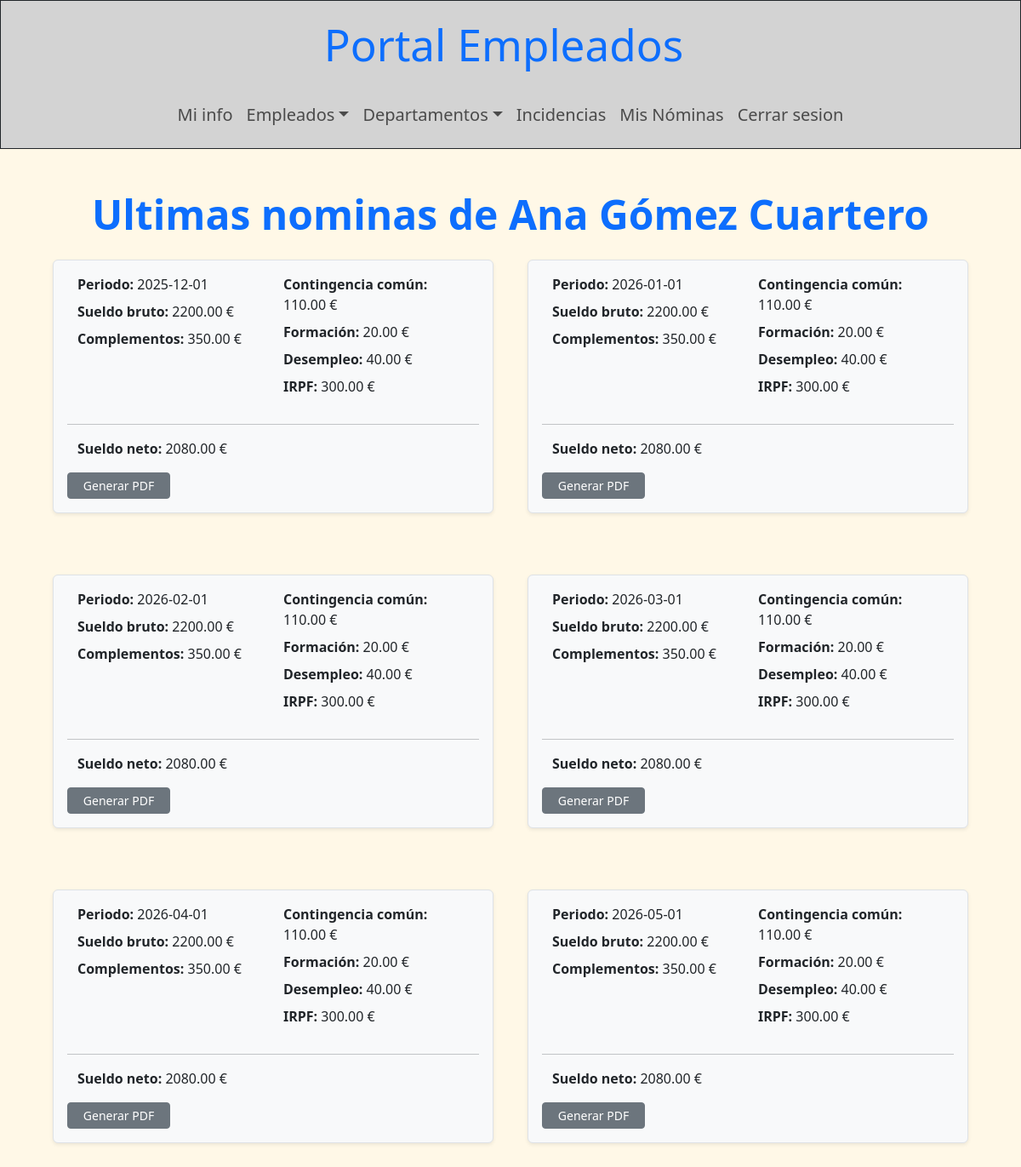
The app's page /portalEmpleo/front/paginas/nominas_empleado.php?cod_empleado=2 (signed in) with its own data.
### tables this page shows
CREATE TABLE `empleados` (
  `cod_empleado` int(11) NOT NULL,
  `dni` varchar(9) NOT NULL,
  `nombre` varchar(50) NOT NULL,
  `apellidos` varchar(80) NOT NULL,
  `telefono_personal` varchar(20) NOT NULL,
  `gmail_contacto` varchar(50) NOT NULL,
  `gmail_empresarial` varchar(50) NOT NULL,
  `puesto` varchar(50) NOT NULL,
  `estado` enum('activo','de baja','despedido') DEFAULT 'activo',
  `rol` enum('normal','jefe','admin') DEFAULT 'admin',
  `password_hash` varchar(255) NOT NULL,
  `foto` varchar(70) DEFAULT NULL,
  `cod_departamento` int(11) DEFAULT NULL
);

CREATE TABLE `nominas` (
  `cod_nomina` int(11) NOT NULL,
  `cod_empleado` int(11) NOT NULL,
  `periodo` date NOT NULL,
  `sueldo_base` decimal(10,2) NOT NULL,
  `complementos` decimal(10,2) NOT NULL DEFAULT 0.00,
  `cont_comun` decimal(10,2) NOT NULL DEFAULT 0.00,
  `formacion` decimal(10,2) NOT NULL DEFAULT 0.00,
  `desempleo` decimal(10,2) NOT NULL DEFAULT 0.00,
  `irpf` decimal(10,2) NOT NULL DEFAULT 0.00,
  `total` decimal(10,2) NOT NULL
);

### portalEmpleo/back/auth/sesion.php (called while the page is built, shortened)
<?php
    $id_sesion_usuario = $_SESSION['id_usuario'];
?>

### portalEmpleo/front/paginas/nominas_empleado.php (the view, shortened to what this page needs)
<!DOCTYPE html>
<html lang="es">
<head>
    <link rel="stylesheet" href="../css/bootstrap.min.css">
</head>
<body class='fondo-web'>
    <?php
        try {
            require_once("../../back/auth/sesion.php");
            require("plantillas/barras_nav.php");
        } catch (\Throwable $th) {
            echo "No se pudo acceder a los archivos auxiliares";
        }
        try {
            $conexion = mysqli_connect($servidor, $usuario, $contra, $bbdd);
            mysqli_set_charset($conexion, "utf8mb4");
            $consulta = mysqli_query($conexion, "SELECT * FROM empleados WHERE cod_empleado = ".$id_sesion_usuario);
            $usuario = mysqli_fetch_array($consulta);
echo "<header>";
                if ($usuario['rol'] == "admin") {
                    echo $barra_admin;
                } else if ($usuario['rol'] == "jefe") {
                    echo $barra_jefe;
                } else if ($usuario['rol'] == "normal") {
                    echo $barra_normal;
                }
echo "</header>";
            if (isset($_GET['cod_empleado'])) {
                $consulta2 = mysqli_query($conexion, "SELECT nombre, apellidos FROM empleados WHERE cod_empleado=".$_GET['cod_empleado']);
                $empleado = mysqli_fetch_array($consulta2);
                $consulta3 = mysqli_query($conexion, "SELECT * FROM nominas WHERE cod_empleado=".$_GET['cod_empleado']);
echo "<main>";
            echo "<h2 class='text-center mt-5 mb-4 titulo-mediano fw-bold'>Ultimas nominas de ".$empleado['nombre']." ".$empleado['apellidos']."</h2>";
            echo "<div class='row justify-content-right container mx-auto g-4'>";
                    while ($nominas_empleado = mysqli_fetch_array($consulta3)) {
                        echo "<div class='col-md-6 col-sm-12 mb-4'>";
                            echo "<section class='border rounded p-3 mb-4 shadow-sm bg-light row mx-2'>";
                                echo "<div class='col-md-6 col-sm-12 mb-4'>";
                                    echo "<p class='mb-2'><strong>Periodo:</strong> ".$nominas_empleado['periodo']." </p>";
                                    echo "<p class='mb-2'><strong>Sueldo bruto:</strong> ".$nominas_empleado['sueldo_base']." €</p>";
                                    echo "<p class='mb-2'><strong>Complementos:</strong> ".$nominas_empleado['complementos']." €</p>";
                                echo "</div>";
                                echo "<div class='col-md-6 col-sm-12 mb-4'>";
                                    echo "<p class='mb-2'><strong>Contingencia común:</strong> ".$nominas_empleado['cont_comun']." €</p>";
                                    echo "<p class='mb-2'><strong>Formación:</strong> ".$nominas_empleado['formacion']." €</p>";
                                    echo "<p class='mb-2'><strong>Desempleo:</strong> ".$nominas_empleado['desempleo']." €</p>";
                                    echo "<p class='mb-2'><strong>IRPF:</strong> ".$nominas_empleado['irpf']." €</p>";
                                echo "</div>";
                                echo "<hr>";
                                echo "<p class='mb-3'><strong>Sueldo neto: </strong>".$nominas_empleado['total']." €</p>";
                                echo "<a href='generar_nomina.php?cod_nomina=".$nominas_empleado['cod_nomina']."' class='btn btn-sm btn-secondary w-25'>Generar PDF</a>";
                            echo "</section>";
                        echo "</div>";
                    }
                echo "</div>";
echo "</main>";
            } else {
                header("location:ver_empleados.php?error=1");
                exit();
            }
        } catch (mysqli_sql_exception $sql) {
            echo "No se pudo acceder a la bbdd: $sql";
        }
    ?>
</body>
</html>

### records on screen
empleados: nombre "Ana", apellidos "Gómez Cuartero"
nominas: periodo "2025-12-01", sueldo_base "2200.00", complementos "350.00", cont_comun "110.00", formacion "20.00", desempleo "40.00", irpf "300.00", total "2080.00"
nominas: periodo "2026-01-01", sueldo_base "2200.00", complementos "350.00", cont_comun "110.00", formacion "20.00", desempleo "40.00", irpf "300.00", total "2080.00"
nominas: periodo "2026-02-01", sueldo_base "2200.00", complementos "350.00", cont_comun "110.00", formacion "20.00", desempleo "40.00", irpf "300.00", total "2080.00"
nominas: periodo "2026-03-01", sueldo_base "2200.00", complementos "350.00", cont_comun "110.00", formacion "20.00", desempleo "40.00", irpf "300.00", total "2080.00"
nominas: periodo "2026-04-01", sueldo_base "2200.00", complementos "350.00", cont_comun "110.00", formacion "20.00", desempleo "40.00", irpf "300.00", total "2080.00"
nominas: periodo "2026-05-01", sueldo_base "2200.00", complementos "350.00", cont_comun "110.00", formacion "20.00", desempleo "40.00", irpf "300.00", total "2080.00"
